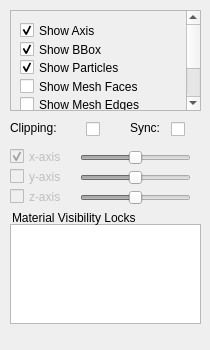
<?xml version="1.0" encoding="UTF-8"?>
<ui version="4.0">
 <class>MeshViewOptionsWidget</class>
 <widget class="QDockWidget" name="MeshViewOptionsWidget">
  <property name="geometry">
   <rect>
    <x>0</x>
    <y>0</y>
    <width>210</width>
    <height>350</height>
   </rect>
  </property>
  <property name="minimumSize">
   <size>
    <width>210</width>
    <height>350</height>
   </size>
  </property>
  <property name="maximumSize">
   <size>
    <width>210</width>
    <height>350</height>
   </size>
  </property>
  <property name="windowTitle">
   <string>Mesh View Options</string>
  </property>
  <widget class="QWidget" name="dockWidgetContents">
   <widget class="QScrollArea" name="scrollArea">
    <property name="geometry">
     <rect>
      <x>10</x>
      <y>10</y>
      <width>191</width>
      <height>101</height>
     </rect>
    </property>
    <property name="minimumSize">
     <size>
      <width>191</width>
      <height>100</height>
     </size>
    </property>
    <property name="maximumSize">
     <size>
      <width>191</width>
      <height>120</height>
     </size>
    </property>
    <property name="verticalScrollBarPolicy">
     <enum>Qt::ScrollBarAsNeeded</enum>
    </property>
    <property name="horizontalScrollBarPolicy">
     <enum>Qt::ScrollBarAlwaysOff</enum>
    </property>
    <property name="widgetResizable">
     <bool>false</bool>
    </property>
    <property name="alignment">
     <set>Qt::AlignLeading|Qt::AlignLeft|Qt::AlignTop</set>
    </property>
    <widget class="QWidget" name="scrollAreaWidgetContents">
     <property name="geometry">
      <rect>
       <x>0</x>
       <y>0</y>
       <width>172</width>
       <height>160</height>
      </rect>
     </property>
     <property name="minimumSize">
      <size>
       <width>0</width>
       <height>160</height>
      </size>
     </property>
     <property name="maximumSize">
      <size>
       <width>16777215</width>
       <height>160</height>
      </size>
     </property>
     <layout class="QVBoxLayout" name="verticalLayout">
      <item>
       <widget class="QCheckBox" name="showAxisCheckbox">
        <property name="minimumSize">
         <size>
          <width>164</width>
          <height>21</height>
         </size>
        </property>
        <property name="maximumSize">
         <size>
          <width>164</width>
          <height>21</height>
         </size>
        </property>
        <property name="text">
         <string>Show Axis</string>
        </property>
        <property name="checked">
         <bool>true</bool>
        </property>
       </widget>
      </item>
      <item>
       <widget class="QCheckBox" name="showBBoxCheckbox">
        <property name="minimumSize">
         <size>
          <width>164</width>
          <height>21</height>
         </size>
        </property>
        <property name="maximumSize">
         <size>
          <width>164</width>
          <height>21</height>
         </size>
        </property>
        <property name="text">
         <string>Show BBox</string>
        </property>
        <property name="checked">
         <bool>true</bool>
        </property>
       </widget>
      </item>
      <item>
       <widget class="QCheckBox" name="showParticlesCheckbox">
        <property name="minimumSize">
         <size>
          <width>164</width>
          <height>21</height>
         </size>
        </property>
        <property name="maximumSize">
         <size>
          <width>164</width>
          <height>21</height>
         </size>
        </property>
        <property name="text">
         <string>Show Particles</string>
        </property>
        <property name="checked">
         <bool>true</bool>
        </property>
       </widget>
      </item>
      <item>
       <widget class="QCheckBox" name="showFacesCheckbox">
        <property name="sizePolicy">
         <sizepolicy hsizetype="Minimum" vsizetype="Fixed">
          <horstretch>0</horstretch>
          <verstretch>0</verstretch>
         </sizepolicy>
        </property>
        <property name="minimumSize">
         <size>
          <width>164</width>
          <height>21</height>
         </size>
        </property>
        <property name="maximumSize">
         <size>
          <width>164</width>
          <height>21</height>
         </size>
        </property>
        <property name="autoFillBackground">
         <bool>false</bool>
        </property>
        <property name="text">
         <string>Show Mesh Faces</string>
        </property>
        <property name="checked">
         <bool>false</bool>
        </property>
       </widget>
      </item>
      <item>
       <widget class="QCheckBox" name="showEdgesCheckbox">
        <property name="sizePolicy">
         <sizepolicy hsizetype="Minimum" vsizetype="Fixed">
          <horstretch>0</horstretch>
          <verstretch>0</verstretch>
         </sizepolicy>
        </property>
        <property name="minimumSize">
         <size>
          <width>164</width>
          <height>21</height>
         </size>
        </property>
        <property name="maximumSize">
         <size>
          <width>164</width>
          <height>21</height>
         </size>
        </property>
        <property name="autoFillBackground">
         <bool>false</bool>
        </property>
        <property name="text">
         <string>Show Mesh Edges</string>
        </property>
        <property name="checked">
         <bool>false</bool>
        </property>
       </widget>
      </item>
      <item>
       <widget class="QCheckBox" name="showCutsCheckbox">
        <property name="sizePolicy">
         <sizepolicy hsizetype="Minimum" vsizetype="Fixed">
          <horstretch>0</horstretch>
          <verstretch>0</verstretch>
         </sizepolicy>
        </property>
        <property name="minimumSize">
         <size>
          <width>164</width>
          <height>21</height>
         </size>
        </property>
        <property name="maximumSize">
         <size>
          <width>164</width>
          <height>21</height>
         </size>
        </property>
        <property name="autoFillBackground">
         <bool>false</bool>
        </property>
        <property name="text">
         <string>Show Cuts</string>
        </property>
        <property name="checked">
         <bool>false</bool>
        </property>
       </widget>
      </item>
      <item>
       <widget class="QCheckBox" name="showSurfacesCheckbox">
        <property name="sizePolicy">
         <sizepolicy hsizetype="Minimum" vsizetype="Fixed">
          <horstretch>0</horstretch>
          <verstretch>0</verstretch>
         </sizepolicy>
        </property>
        <property name="minimumSize">
         <size>
          <width>164</width>
          <height>21</height>
         </size>
        </property>
        <property name="maximumSize">
         <size>
          <width>164</width>
          <height>21</height>
         </size>
        </property>
        <property name="autoFillBackground">
         <bool>false</bool>
        </property>
        <property name="text">
         <string>Show Surfaces Only</string>
        </property>
        <property name="checked">
         <bool>false</bool>
        </property>
       </widget>
      </item>
      <item>
       <widget class="QCheckBox" name="colorByQualityCheckbox">
        <property name="sizePolicy">
         <sizepolicy hsizetype="Minimum" vsizetype="Fixed">
          <horstretch>0</horstretch>
          <verstretch>0</verstretch>
         </sizepolicy>
        </property>
        <property name="minimumSize">
         <size>
          <width>164</width>
          <height>21</height>
         </size>
        </property>
        <property name="maximumSize">
         <size>
          <width>164</width>
          <height>21</height>
         </size>
        </property>
        <property name="autoFillBackground">
         <bool>false</bool>
        </property>
        <property name="text">
         <string>Color by Quality</string>
        </property>
        <property name="checked">
         <bool>false</bool>
        </property>
       </widget>
      </item>
     </layout>
    </widget>
   </widget>
   <widget class="QSlider" name="zSlider">
    <property name="enabled">
     <bool>false</bool>
    </property>
    <property name="geometry">
     <rect>
      <x>80</x>
      <y>186</y>
      <width>111</width>
      <height>23</height>
     </rect>
    </property>
    <property name="maximum">
     <number>100</number>
    </property>
    <property name="value">
     <number>50</number>
    </property>
    <property name="orientation">
     <enum>Qt::Horizontal</enum>
    </property>
   </widget>
   <widget class="QCheckBox" name="zCheckbox">
    <property name="enabled">
     <bool>false</bool>
    </property>
    <property name="geometry">
     <rect>
      <x>10</x>
      <y>186</y>
      <width>74</width>
      <height>21</height>
     </rect>
    </property>
    <property name="text">
     <string>z-axis</string>
    </property>
    <attribute name="buttonGroup">
     <string>buttonGroup</string>
    </attribute>
   </widget>
   <widget class="QSlider" name="ySlider">
    <property name="enabled">
     <bool>false</bool>
    </property>
    <property name="geometry">
     <rect>
      <x>80</x>
      <y>166</y>
      <width>111</width>
      <height>23</height>
     </rect>
    </property>
    <property name="maximum">
     <number>100</number>
    </property>
    <property name="value">
     <number>50</number>
    </property>
    <property name="orientation">
     <enum>Qt::Horizontal</enum>
    </property>
   </widget>
   <widget class="QCheckBox" name="clippingCheckbox">
    <property name="geometry">
     <rect>
      <x>86</x>
      <y>119</y>
      <width>31</width>
      <height>21</height>
     </rect>
    </property>
    <property name="text">
     <string/>
    </property>
   </widget>
   <widget class="QSlider" name="xSlider">
    <property name="enabled">
     <bool>false</bool>
    </property>
    <property name="geometry">
     <rect>
      <x>80</x>
      <y>146</y>
      <width>111</width>
      <height>23</height>
     </rect>
    </property>
    <property name="maximum">
     <number>100</number>
    </property>
    <property name="value">
     <number>50</number>
    </property>
    <property name="orientation">
     <enum>Qt::Horizontal</enum>
    </property>
   </widget>
   <widget class="QLabel" name="label2">
    <property name="geometry">
     <rect>
      <x>10</x>
      <y>120</y>
      <width>61</width>
      <height>16</height>
     </rect>
    </property>
    <property name="text">
     <string>Clipping:</string>
    </property>
   </widget>
   <widget class="QCheckBox" name="yCheckbox">
    <property name="enabled">
     <bool>false</bool>
    </property>
    <property name="geometry">
     <rect>
      <x>10</x>
      <y>166</y>
      <width>74</width>
      <height>21</height>
     </rect>
    </property>
    <property name="text">
     <string>y-axis</string>
    </property>
    <attribute name="buttonGroup">
     <string>buttonGroup</string>
    </attribute>
   </widget>
   <widget class="QCheckBox" name="xCheckbox">
    <property name="enabled">
     <bool>false</bool>
    </property>
    <property name="geometry">
     <rect>
      <x>10</x>
      <y>146</y>
      <width>74</width>
      <height>21</height>
     </rect>
    </property>
    <property name="text">
     <string>x-axis</string>
    </property>
    <property name="checked">
     <bool>true</bool>
    </property>
    <attribute name="buttonGroup">
     <string>buttonGroup</string>
    </attribute>
   </widget>
   <widget class="QLabel" name="label2_2">
    <property name="geometry">
     <rect>
      <x>130</x>
      <y>120</y>
      <width>91</width>
      <height>16</height>
     </rect>
    </property>
    <property name="text">
     <string>Sync:</string>
    </property>
   </widget>
   <widget class="QCheckBox" name="syncClippingCheckbox">
    <property name="geometry">
     <rect>
      <x>171</x>
      <y>119</y>
      <width>31</width>
      <height>21</height>
     </rect>
    </property>
    <property name="text">
     <string/>
    </property>
   </widget>
   <widget class="QTreeView" name="materialsView">
    <property name="geometry">
     <rect>
      <x>10</x>
      <y>224</y>
      <width>191</width>
      <height>100</height>
     </rect>
    </property>
    <property name="minimumSize">
     <size>
      <width>191</width>
      <height>100</height>
     </size>
    </property>
    <property name="maximumSize">
     <size>
      <width>191</width>
      <height>100</height>
     </size>
    </property>
   </widget>
   <widget class="QLabel" name="label2_3">
    <property name="geometry">
     <rect>
      <x>12</x>
      <y>210</y>
      <width>131</width>
      <height>16</height>
     </rect>
    </property>
    <property name="text">
     <string>Material Visibility Locks</string>
    </property>
   </widget>
  </widget>
 </widget>
 <resources/>
 <connections>
  <connection>
   <sender>clippingCheckbox</sender>
   <signal>clicked(bool)</signal>
   <receiver>MeshViewOptionsWidget</receiver>
   <slot>clippingCheckboxClicked(bool)</slot>
   <hints>
    <hint type="sourcelabel">
     <x>125</x>
     <y>155</y>
    </hint>
    <hint type="destinationlabel">
     <x>104</x>
     <y>121</y>
    </hint>
   </hints>
  </connection>
  <connection>
   <sender>xCheckbox</sender>
   <signal>clicked(bool)</signal>
   <receiver>MeshViewOptionsWidget</receiver>
   <slot>xCheckboxClicked(bool)</slot>
   <hints>
    <hint type="sourcelabel">
     <x>46</x>
     <y>182</y>
    </hint>
    <hint type="destinationlabel">
     <x>104</x>
     <y>121</y>
    </hint>
   </hints>
  </connection>
  <connection>
   <sender>yCheckbox</sender>
   <signal>clicked(bool)</signal>
   <receiver>MeshViewOptionsWidget</receiver>
   <slot>yCheckboxClicked(bool)</slot>
   <hints>
    <hint type="sourcelabel">
     <x>46</x>
     <y>202</y>
    </hint>
    <hint type="destinationlabel">
     <x>104</x>
     <y>121</y>
    </hint>
   </hints>
  </connection>
  <connection>
   <sender>zCheckbox</sender>
   <signal>clicked(bool)</signal>
   <receiver>MeshViewOptionsWidget</receiver>
   <slot>zCheckboxClicked(bool)</slot>
   <hints>
    <hint type="sourcelabel">
     <x>46</x>
     <y>222</y>
    </hint>
    <hint type="destinationlabel">
     <x>104</x>
     <y>121</y>
    </hint>
   </hints>
  </connection>
  <connection>
   <sender>xSlider</sender>
   <signal>sliderMoved(int)</signal>
   <receiver>MeshViewOptionsWidget</receiver>
   <slot>xSliderMoved(int)</slot>
   <hints>
    <hint type="sourcelabel">
     <x>135</x>
     <y>183</y>
    </hint>
    <hint type="destinationlabel">
     <x>104</x>
     <y>121</y>
    </hint>
   </hints>
  </connection>
  <connection>
   <sender>ySlider</sender>
   <signal>sliderMoved(int)</signal>
   <receiver>MeshViewOptionsWidget</receiver>
   <slot>ySliderMoved(int)</slot>
   <hints>
    <hint type="sourcelabel">
     <x>135</x>
     <y>203</y>
    </hint>
    <hint type="destinationlabel">
     <x>104</x>
     <y>121</y>
    </hint>
   </hints>
  </connection>
  <connection>
   <sender>zSlider</sender>
   <signal>sliderMoved(int)</signal>
   <receiver>MeshViewOptionsWidget</receiver>
   <slot>zSliderMoved(int)</slot>
   <hints>
    <hint type="sourcelabel">
     <x>135</x>
     <y>223</y>
    </hint>
    <hint type="destinationlabel">
     <x>104</x>
     <y>121</y>
    </hint>
   </hints>
  </connection>
  <connection>
   <sender>xSlider</sender>
   <signal>sliderPressed()</signal>
   <receiver>MeshViewOptionsWidget</receiver>
   <slot>clippingSliderPressed()</slot>
   <hints>
    <hint type="sourcelabel">
     <x>135</x>
     <y>179</y>
    </hint>
    <hint type="destinationlabel">
     <x>104</x>
     <y>121</y>
    </hint>
   </hints>
  </connection>
  <connection>
   <sender>ySlider</sender>
   <signal>sliderPressed()</signal>
   <receiver>MeshViewOptionsWidget</receiver>
   <slot>clippingSliderPressed()</slot>
   <hints>
    <hint type="sourcelabel">
     <x>135</x>
     <y>199</y>
    </hint>
    <hint type="destinationlabel">
     <x>104</x>
     <y>121</y>
    </hint>
   </hints>
  </connection>
  <connection>
   <sender>zSlider</sender>
   <signal>sliderPressed()</signal>
   <receiver>MeshViewOptionsWidget</receiver>
   <slot>clippingSliderPressed()</slot>
   <hints>
    <hint type="sourcelabel">
     <x>135</x>
     <y>219</y>
    </hint>
    <hint type="destinationlabel">
     <x>104</x>
     <y>121</y>
    </hint>
   </hints>
  </connection>
  <connection>
   <sender>xSlider</sender>
   <signal>sliderReleased()</signal>
   <receiver>MeshViewOptionsWidget</receiver>
   <slot>clippingSliderReleased()</slot>
   <hints>
    <hint type="sourcelabel">
     <x>135</x>
     <y>179</y>
    </hint>
    <hint type="destinationlabel">
     <x>104</x>
     <y>121</y>
    </hint>
   </hints>
  </connection>
  <connection>
   <sender>ySlider</sender>
   <signal>sliderReleased()</signal>
   <receiver>MeshViewOptionsWidget</receiver>
   <slot>clippingSliderReleased()</slot>
   <hints>
    <hint type="sourcelabel">
     <x>135</x>
     <y>199</y>
    </hint>
    <hint type="destinationlabel">
     <x>104</x>
     <y>121</y>
    </hint>
   </hints>
  </connection>
  <connection>
   <sender>zSlider</sender>
   <signal>sliderReleased()</signal>
   <receiver>MeshViewOptionsWidget</receiver>
   <slot>clippingSliderReleased()</slot>
   <hints>
    <hint type="sourcelabel">
     <x>135</x>
     <y>219</y>
    </hint>
    <hint type="destinationlabel">
     <x>104</x>
     <y>121</y>
    </hint>
   </hints>
  </connection>
  <connection>
   <sender>syncClippingCheckbox</sender>
   <signal>clicked(bool)</signal>
   <receiver>MeshViewOptionsWidget</receiver>
   <slot>syncClippingCheckboxClicked(bool)</slot>
   <hints>
    <hint type="sourcelabel">
     <x>186</x>
     <y>151</y>
    </hint>
    <hint type="destinationlabel">
     <x>104</x>
     <y>121</y>
    </hint>
   </hints>
  </connection>
 </connections>
 <slots>
  <slot>scrollingCheckboxClicked(int)</slot>
  <slot>clippingCheckboxClicked(bool)</slot>
  <slot>xCheckboxClicked(bool)</slot>
  <slot>yCheckboxClicked(bool)</slot>
  <slot>zCheckboxClicked(bool)</slot>
  <slot>xSliderMoved(int)</slot>
  <slot>ySliderMoved(int)</slot>
  <slot>zSliderMoved(int)</slot>
  <slot>clippingSliderPressed()</slot>
  <slot>clippingSliderReleased()</slot>
  <slot>syncClippingCheckboxClicked(bool)</slot>
 </slots>
 <buttongroups>
  <buttongroup name="buttonGroup"/>
 </buttongroups>
</ui>
